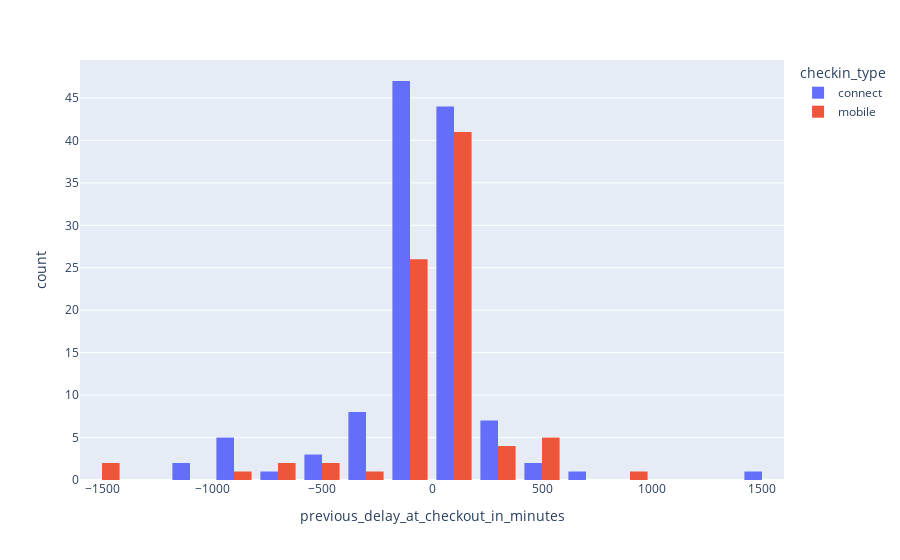

Notebook code for this chart:
### Code cell
px.histogram(delay_canceled_df, 'previous_delay_at_checkout_in_minutes', barmode="group", color='checkin_type', nbins=int(np.sqrt(delay_canceled_df.shape[0])))

### Figure 1 — Plotly figure (JSON) as saved in the notebook; plotly's stock layout.template omitted (floating-point values rounded to 4 significant figures; data arrays with more than 128 entries replaced by an {"elided": "..."} marker saying what was removed)
{"data": [{"alignmentgroup": "True", "bingroup": "x", "hovertemplate": "checkin_type=connect<br>previous_delay_at_checkout_in_minutes=%{x}<br>count=%{y}<extra></extra>", "legendgroup": "connect", "marker": {"color": "#636efa", "pattern": {"shape": ""}}, "name": "connect", "nbinsx": 15, "offsetgroup": "connect", "orientation": "v", "showlegend": true, "type": "histogram", "x": {"elided": "131 float values"}, "xaxis": "x", "yaxis": "y"}, {"alignmentgroup": "True", "bingroup": "x", "hovertemplate": "checkin_type=mobile<br>previous_delay_at_checkout_in_minutes=%{x}<br>count=%{y}<extra></extra>", "legendgroup": "mobile", "marker": {"color": "#EF553B", "pattern": {"shape": ""}}, "name": "mobile", "nbinsx": 15, "offsetgroup": "mobile", "orientation": "v", "showlegend": true, "type": "histogram", "x": [-88.0, -35.0, -126.0, NaN, 25.0, 58.0, 201.0, 410.0, -40.0, NaN, -173.0, 550.0, NaN, 1.0, 28.0, 153.0, 72.0, -32.0, 76.0, -56.0, -259.0, -664.0, -544.0, -77.0, 527.0, -1408.0, -78.0, -663.0, 299.0, -172.0, 240.0, 2.0, 64.0, 131.0, -986.0, -152.0, NaN, 52.0, NaN, -55.0, 16.0, 13.0, NaN, 9.0, NaN, 83.0, 41.0, -130.0, -29.0, 597.0, 15.0, -19.0, 1.0, 30.0, 49.0, -5.0, NaN, NaN, 142.0, -15.0, -4.0, 72.0, -25.0, NaN, 7.0, -4.0, 77.0, 16.0, NaN, NaN, 50.0, 452.0, 885.0, 5.0, 7.0, -97.0, 4.0, 186.0, -91.0, 25.0, 75.0, 64.0, 14.0, -173.0, 53.0, -61.0, 221.0, -88.0, 74.0, -51.0, 28.0, -1421.0, 13.0, 4.0, -505.0, 39.0, NaN, 16.0], "xaxis": "x", "yaxis": "y"}], "layout": {"barmode": "group", "legend": {"title": {"text": "checkin_type"}, "tracegroupgap": 0}, "margin": {"t": 60}, "xaxis": {"anchor": "y", "domain": [0, 1], "title": {"text": "previous_delay_at_checkout_in_minutes"}}, "yaxis": {"anchor": "x", "domain": [0, 1], "title": {"text": "count"}}}}
